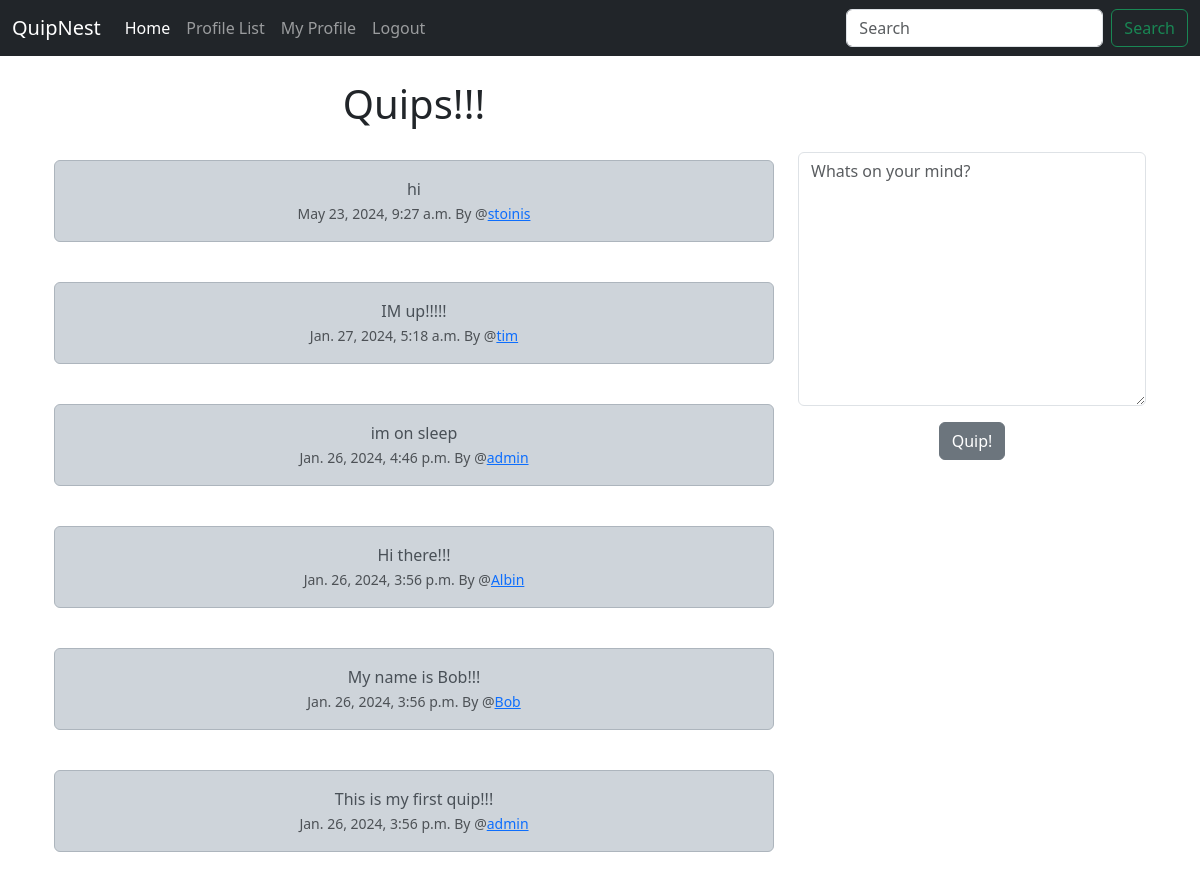
Screenshot of / (signed in) with the database file from the repository.
### Home/models.py (models this page shows, shortened)
class Quips(models.Model):
    user = models.ForeignKey(User,related_name="quips",on_delete=models.DO_NOTHING)
    body = models.CharField(max_length=200)
    created_at = models.DateTimeField(auto_now_add=True)

### Home/views.py (the view, shortened to what this page needs)
# urls.py: path('',views.index,name="index"),
def index(request):
    if request.user.is_authenticated:
        form = QuipForm(request.POST or None)
        quips = Quips.objects.all().order_by("-created_at")
        return render(request,'index.html',{"quips":quips,"form":form})
    else:
        quips = Quips.objects.all().order_by("-created_at")
        return render(request,'index.html',{"quips":quips})

### Home/forms.py
class QuipForm(forms.ModelForm):
    body = forms.CharField(required=True,widget=forms.widgets.Textarea(attrs={"placeholder":"Whats on your mind?","class":"form-control",}),label="",)
    class Meta:
        model =Quips
        exclude = ("user",)

### templates/index.html (shortened to what this page needs)
{% extends "base.html" %}
{% block content %}
<div class="container text-center">
        <div class="row">
            <div class="col-8">
<h1>Quips!!!</h1><br/>
{% for quip in quips %}
<div class="alert alert-dark" role="alert">
    {{quip.body}}<br/>
    <small class="text-muted">
        {{quip.created_at}} By @<a href="{% url "profile" quip.user.id %}">{{quip.user.username}}</a> </small>
  </div><br/>
{% endfor %}
</div>
<div class="col-4">
    <br/><br/><br/>
    {% if form %}
    <form method="POST">
        {{form.as_p }}
        <button type="submit" class="btn btn-secondary">Quip!</button>
      </form>
    {% endif %}
</div>
{% endblock content %}

### rows the page displays
Quips: body "hi", created_at "May 23, 2024, 9:27 a.m.", user.username "stoinis"
Quips: body "IM up!!!!!", created_at "Jan. 27, 2024, 5:18 a.m.", user.username "tim"
Quips: body "im on sleep", created_at "Jan. 26, 2024, 4:46 p.m.", user.username "admin"
Quips: body "Hi there!!!", created_at "Jan. 26, 2024, 3:56 p.m.", user.username "Albin"
Quips: body "My name is Bob!!!", created_at "Jan. 26, 2024, 3:56 p.m.", user.username "Bob"
Quips: body "This is my first quip!!!", created_at "Jan. 26, 2024, 3:56 p.m.", user.username "admin"
